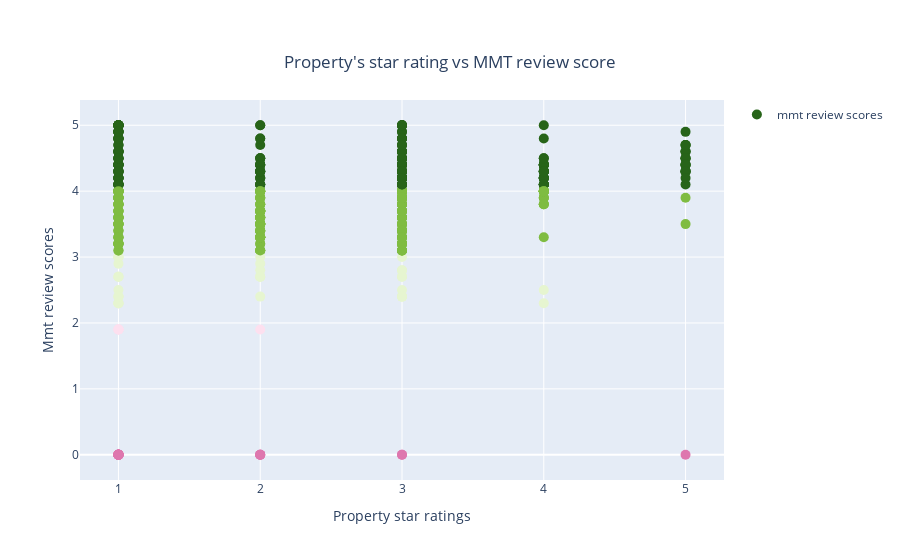

Here is the notebook cell this chart was saved with:
### Markdown cell above
#### Although the data is highly imbalanced when it comes to different ratings but we can notice, higher rated hotels tend to have a higher mmt score too. The properties rated 4 and 5 have more records with higher mmt rating score, while the proerties rated 1, 2 and 3 have more or less equal number of high and low mmt rating scores.

### Code cell
#colour coding the review scores
colrs = [0 if 0<=s<=1 else 1 if 1<s<=2 else 2 if 2<s<=3 else 3\
    if 3<s<=4 else 4 if 4<s<=5 else -1\
    for s in goa['mmt_review_score'].values]
fig = go.Figure(data=go.Scatter(x=goa.hotel_star_rating,
                                y=goa.mmt_review_score, 
                                mode='markers',
                                marker=dict(
                                size=10,
                                color=colrs),
                                name="mmt review scores"))
fig.update_layout(title={
    'text':"Property's star rating vs MMT review score",
    'y':0.9,
    'x':0.5},
    xaxis_title="Property star ratings",
    yaxis_title="Mmt review scores",showlegend=True)
fig.show()

### Figure 1 — Plotly figure (JSON) as saved in the notebook; plotly's stock layout.template omitted (floating-point values rounded to 4 significant figures; data arrays with more than 128 entries replaced by an {"elided": "..."} marker saying what was removed)
{"data": [{"marker": {"color": {"elided": "1122 int values"}, "size": 10}, "mode": "markers", "name": "mmt review scores", "type": "scatter", "x": {"elided": "1122 int values"}, "y": {"elided": "1122 float values"}}], "layout": {"showlegend": true, "title": {"text": "Property's star rating vs MMT review score", "x": 0.5, "y": 0.9}, "xaxis": {"title": {"text": "Property star ratings"}}, "yaxis": {"title": {"text": "Mmt review scores"}}}}
